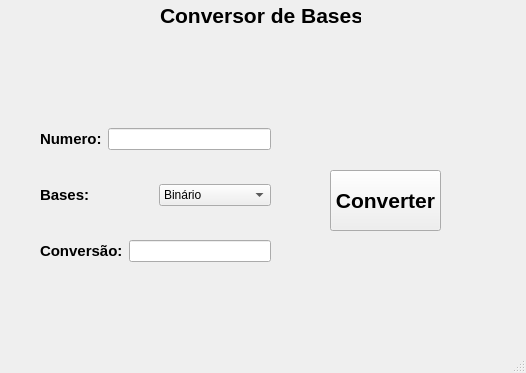
<?xml version="1.0" encoding="UTF-8"?>
<ui version="4.0">
 <class>MainWindow</class>
 <widget class="QMainWindow" name="MainWindow">
  <property name="geometry">
   <rect>
    <x>0</x>
    <y>0</y>
    <width>526</width>
    <height>373</height>
   </rect>
  </property>
  <property name="windowTitle">
   <string>MainWindow</string>
  </property>
  <widget class="QWidget" name="centralwidget">
   <widget class="QPushButton" name="pushButtonExecutar">
    <property name="geometry">
     <rect>
      <x>330</x>
      <y>170</y>
      <width>111</width>
      <height>61</height>
     </rect>
    </property>
    <property name="font">
     <font>
      <pointsize>16</pointsize>
      <bold>true</bold>
     </font>
    </property>
    <property name="text">
     <string>Converter</string>
    </property>
   </widget>
   <widget class="QLabel" name="labelTitulo">
    <property name="geometry">
     <rect>
      <x>160</x>
      <y>0</y>
      <width>201</width>
      <height>31</height>
     </rect>
    </property>
    <property name="text">
     <string>&lt;html&gt;&lt;head/&gt;&lt;body&gt;&lt;p&gt;&lt;span style=&quot; font-size:16pt; font-weight:700;&quot;&gt;Conversor de Bases&lt;/span&gt;&lt;/p&gt;&lt;/body&gt;&lt;/html&gt;</string>
    </property>
   </widget>
   <widget class="QWidget" name="layoutWidget">
    <property name="geometry">
     <rect>
      <x>40</x>
      <y>100</y>
      <width>231</width>
      <height>191</height>
     </rect>
    </property>
    <layout class="QVBoxLayout" name="verticalLayout">
     <item>
      <layout class="QHBoxLayout" name="horizontalLayout">
       <item>
        <widget class="QLabel" name="labelNumero">
         <property name="text">
          <string>&lt;html&gt;&lt;head/&gt;&lt;body&gt;&lt;p&gt;&lt;span style=&quot; font-size:11pt; font-weight:700; color:#000000;&quot;&gt;Numero:&lt;/span&gt;&lt;/p&gt;&lt;/body&gt;&lt;/html&gt;</string>
         </property>
        </widget>
       </item>
       <item>
        <widget class="QLineEdit" name="lineEditNumero"/>
       </item>
      </layout>
     </item>
     <item>
      <layout class="QHBoxLayout" name="horizontalLayout_2">
       <item>
        <widget class="QLabel" name="labelBases">
         <property name="text">
          <string>&lt;html&gt;&lt;head/&gt;&lt;body&gt;&lt;p&gt;&lt;span style=&quot; font-size:11pt; font-weight:700; color:#000000;&quot;&gt;Bases:&lt;/span&gt;&lt;/p&gt;&lt;/body&gt;&lt;/html&gt;</string>
         </property>
        </widget>
       </item>
       <item>
        <widget class="QComboBox" name="comboBoxBases">
         <item>
          <property name="text">
           <string>Binário</string>
          </property>
         </item>
         <item>
          <property name="text">
           <string>Octal</string>
          </property>
         </item>
         <item>
          <property name="text">
           <string>Hexadecimal</string>
          </property>
         </item>
        </widget>
       </item>
      </layout>
     </item>
     <item>
      <layout class="QHBoxLayout" name="horizontalLayout_3">
       <item>
        <widget class="QLabel" name="labelResultado">
         <property name="text">
          <string>&lt;html&gt;&lt;head/&gt;&lt;body&gt;&lt;p&gt;&lt;span style=&quot; font-size:11pt; font-weight:700;&quot;&gt;Conversão:&lt;/span&gt;&lt;/p&gt;&lt;/body&gt;&lt;/html&gt;</string>
         </property>
        </widget>
       </item>
       <item>
        <widget class="QLineEdit" name="lineEditResultado"/>
       </item>
      </layout>
     </item>
    </layout>
   </widget>
  </widget>
  <widget class="QMenuBar" name="menubar">
   <property name="geometry">
    <rect>
     <x>0</x>
     <y>0</y>
     <width>526</width>
     <height>20</height>
    </rect>
   </property>
  </widget>
  <widget class="QStatusBar" name="statusbar"/>
 </widget>
 <resources/>
 <connections/>
</ui>
